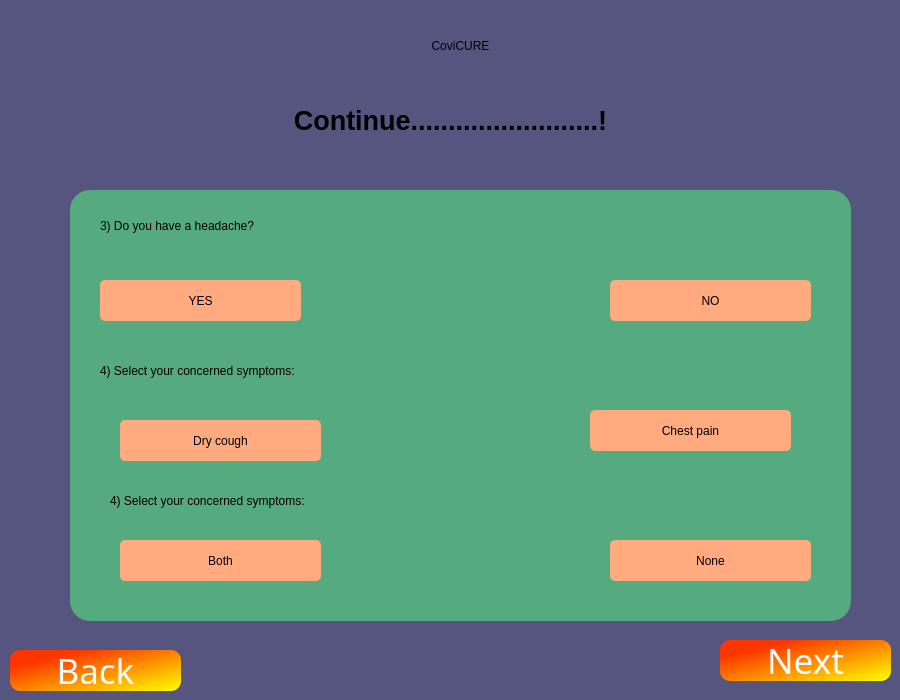
<?xml version="1.0" encoding="UTF-8"?>
<ui version="4.0">
 <class>Quepage2</class>
 <widget class="QDialog" name="Quepage2">
  <property name="geometry">
   <rect>
    <x>0</x>
    <y>0</y>
    <width>900</width>
    <height>700</height>
   </rect>
  </property>
  <property name="windowTitle">
   <string>Dialog</string>
  </property>
  <property name="styleSheet">
   <string notr="true">background-color: rgb(85, 85, 127);</string>
  </property>
  <widget class="QGroupBox" name="groupBox_que">
   <property name="geometry">
    <rect>
     <x>70</x>
     <y>190</y>
     <width>781</width>
     <height>431</height>
    </rect>
   </property>
   <property name="sizePolicy">
    <sizepolicy hsizetype="Preferred" vsizetype="Preferred">
     <horstretch>0</horstretch>
     <verstretch>0</verstretch>
    </sizepolicy>
   </property>
   <property name="styleSheet">
    <string notr="true">background-color: rgb(85, 170, 127);
border-radius: 20px;</string>
   </property>
   <property name="title">
    <string/>
   </property>
   <property name="alignment">
    <set>Qt::AlignCenter</set>
   </property>
   <widget class="QLabel" name="label_que1">
    <property name="geometry">
     <rect>
      <x>30</x>
      <y>20</y>
      <width>511</width>
      <height>31</height>
     </rect>
    </property>
    <property name="sizePolicy">
     <sizepolicy hsizetype="Fixed" vsizetype="Fixed">
      <horstretch>0</horstretch>
      <verstretch>0</verstretch>
     </sizepolicy>
    </property>
    <property name="styleSheet">
     <string notr="true">font: 20pt &quot;Segoe UI&quot;;
color: rgb(0, 0, 0);</string>
    </property>
    <property name="text">
     <string>3) Do you have a headache?</string>
    </property>
   </widget>
   <widget class="QPushButton" name="que1_opt1">
    <property name="geometry">
     <rect>
      <x>30</x>
      <y>90</y>
      <width>201</width>
      <height>41</height>
     </rect>
    </property>
    <property name="sizePolicy">
     <sizepolicy hsizetype="Fixed" vsizetype="Fixed">
      <horstretch>0</horstretch>
      <verstretch>0</verstretch>
     </sizepolicy>
    </property>
    <property name="styleSheet">
     <string notr="true">font: 18pt &quot;Segoe UI&quot;;
color: rgb(0, 0, 0);
background-color: rgb(255, 170, 127);
border-radius: 5px;</string>
    </property>
    <property name="text">
     <string>YES</string>
    </property>
   </widget>
   <widget class="QPushButton" name="que1_opt2">
    <property name="geometry">
     <rect>
      <x>540</x>
      <y>90</y>
      <width>201</width>
      <height>41</height>
     </rect>
    </property>
    <property name="sizePolicy">
     <sizepolicy hsizetype="Fixed" vsizetype="Fixed">
      <horstretch>0</horstretch>
      <verstretch>0</verstretch>
     </sizepolicy>
    </property>
    <property name="styleSheet">
     <string notr="true">font: 18pt &quot;Segoe UI&quot;;
color: rgb(0, 0, 0);
background-color: rgb(255, 170, 127);
border-radius: 5px;</string>
    </property>
    <property name="text">
     <string>NO</string>
    </property>
   </widget>
   <widget class="QLabel" name="label">
    <property name="geometry">
     <rect>
      <x>30</x>
      <y>160</y>
      <width>501</width>
      <height>41</height>
     </rect>
    </property>
    <property name="sizePolicy">
     <sizepolicy hsizetype="Fixed" vsizetype="Fixed">
      <horstretch>0</horstretch>
      <verstretch>0</verstretch>
     </sizepolicy>
    </property>
    <property name="styleSheet">
     <string notr="true">font: 20pt &quot;Segoe UI&quot;;
color: rgb(0, 0, 0);</string>
    </property>
    <property name="text">
     <string>4) Select your concerned symptoms:</string>
    </property>
   </widget>
   <widget class="QPushButton" name="pushButton">
    <property name="geometry">
     <rect>
      <x>50</x>
      <y>230</y>
      <width>201</width>
      <height>41</height>
     </rect>
    </property>
    <property name="sizePolicy">
     <sizepolicy hsizetype="Fixed" vsizetype="Fixed">
      <horstretch>0</horstretch>
      <verstretch>0</verstretch>
     </sizepolicy>
    </property>
    <property name="styleSheet">
     <string notr="true">font: 18pt &quot;Segoe UI&quot;;
background-color: rgb(255, 170, 127);
color: rgb(0, 0, 0);
border-radius: 5px;</string>
    </property>
    <property name="text">
     <string>Dry cough</string>
    </property>
   </widget>
   <widget class="QPushButton" name="pushButton_2">
    <property name="geometry">
     <rect>
      <x>520</x>
      <y>220</y>
      <width>201</width>
      <height>41</height>
     </rect>
    </property>
    <property name="sizePolicy">
     <sizepolicy hsizetype="Fixed" vsizetype="Fixed">
      <horstretch>0</horstretch>
      <verstretch>0</verstretch>
     </sizepolicy>
    </property>
    <property name="styleSheet">
     <string notr="true">font: 18pt &quot;Segoe UI&quot;;
color: rgb(0, 0, 0);
background-color: rgb(255, 170, 127);
border-radius: 5px;</string>
    </property>
    <property name="text">
     <string>Chest pain</string>
    </property>
   </widget>
   <widget class="QPushButton" name="pushButton_3">
    <property name="geometry">
     <rect>
      <x>50</x>
      <y>350</y>
      <width>201</width>
      <height>41</height>
     </rect>
    </property>
    <property name="sizePolicy">
     <sizepolicy hsizetype="Fixed" vsizetype="Fixed">
      <horstretch>0</horstretch>
      <verstretch>0</verstretch>
     </sizepolicy>
    </property>
    <property name="styleSheet">
     <string notr="true">font: 18pt &quot;Segoe UI&quot;;
background-color: rgb(255, 170, 127);
color: rgb(0, 0, 0);
border-radius: 5px;</string>
    </property>
    <property name="text">
     <string>Both</string>
    </property>
   </widget>
   <widget class="QPushButton" name="pushButton_4">
    <property name="geometry">
     <rect>
      <x>540</x>
      <y>350</y>
      <width>201</width>
      <height>41</height>
     </rect>
    </property>
    <property name="sizePolicy">
     <sizepolicy hsizetype="Fixed" vsizetype="Fixed">
      <horstretch>0</horstretch>
      <verstretch>0</verstretch>
     </sizepolicy>
    </property>
    <property name="styleSheet">
     <string notr="true">font: 18pt &quot;Segoe UI&quot;;
color: rgb(0, 0, 0);
background-color: rgb(255, 170, 127);
border-radius: 5px;</string>
    </property>
    <property name="text">
     <string>None</string>
    </property>
   </widget>
   <widget class="QLabel" name="label_2">
    <property name="geometry">
     <rect>
      <x>40</x>
      <y>290</y>
      <width>501</width>
      <height>41</height>
     </rect>
    </property>
    <property name="sizePolicy">
     <sizepolicy hsizetype="Fixed" vsizetype="Fixed">
      <horstretch>0</horstretch>
      <verstretch>0</verstretch>
     </sizepolicy>
    </property>
    <property name="styleSheet">
     <string notr="true">font: 20pt &quot;Segoe UI&quot;;
color: rgb(0, 0, 0);</string>
    </property>
    <property name="text">
     <string>4) Select your concerned symptoms:</string>
    </property>
   </widget>
  </widget>
  <widget class="QLabel" name="label_covicure">
   <property name="geometry">
    <rect>
     <x>230</x>
     <y>10</y>
     <width>461</width>
     <height>71</height>
    </rect>
   </property>
   <property name="styleSheet">
    <string notr="true">font: 700 40pt &quot;Segoe UI&quot;;
border-color: qlineargradient(spread:pad, x1:0, y1:0, x2:1, y2:0, stop:0 rgba(255, 178, 102, 255), stop:0.55 rgba(235, 148, 61, 255), stop:0.98 rgba(0, 0, 0, 255), stop:1 rgba(0, 0, 0, 0));
color: rgb(0, 0, 0);</string>
   </property>
   <property name="text">
    <string>CoviCURE</string>
   </property>
   <property name="textFormat">
    <enum>Qt::MarkdownText</enum>
   </property>
   <property name="alignment">
    <set>Qt::AlignCenter</set>
   </property>
  </widget>
  <widget class="QLabel" name="label_welcome">
   <property name="geometry">
    <rect>
     <x>10</x>
     <y>80</y>
     <width>881</width>
     <height>81</height>
    </rect>
   </property>
   <property name="styleSheet">
    <string notr="true">color: rgb(0, 0, 0);</string>
   </property>
   <property name="text">
    <string>&lt;!DOCTYPE HTML PUBLIC &quot;-//W3C//DTD HTML 4.0//EN&quot; &quot;http://www.w3.org/TR/REC-html40/strict.dtd&quot;&gt;
&lt;html&gt;&lt;head&gt;&lt;meta name=&quot;qrichtext&quot; content=&quot;1&quot; /&gt;&lt;meta charset=&quot;utf-8&quot; /&gt;&lt;style type=&quot;text/css&quot;&gt;
p, li { white-space: pre-wrap; }
&lt;/style&gt;&lt;/head&gt;&lt;body style=&quot; font-family:'Segoe UI'; font-size:9pt; font-weight:400; font-style:normal;&quot;&gt;
&lt;p align=&quot;center&quot; style=&quot; margin-top:12px; margin-bottom:12px; margin-left:0px; margin-right:0px; -qt-block-indent:0; text-indent:0px;&quot;&gt;&lt;span style=&quot; font-family:'MS Shell Dlg 2'; font-size:20pt; font-weight:700;&quot;&gt;Continue.........................!&lt;/span&gt;&lt;/p&gt;&lt;/body&gt;&lt;/html&gt;</string>
   </property>
  </widget>
  <widget class="QPushButton" name="pushButton_loginQuit">
   <property name="geometry">
    <rect>
     <x>10</x>
     <y>650</y>
     <width>171</width>
     <height>41</height>
    </rect>
   </property>
   <property name="sizePolicy">
    <sizepolicy hsizetype="Minimum" vsizetype="Preferred">
     <horstretch>0</horstretch>
     <verstretch>0</verstretch>
    </sizepolicy>
   </property>
   <property name="font">
    <font>
     <family>Cooper Black</family>
     <pointsize>26</pointsize>
     <italic>false</italic>
     <bold>false</bold>
    </font>
   </property>
   <property name="styleSheet">
    <string notr="true">font: 26pt &quot;Cooper Black&quot;;
color: rgb(255, 255, 255);
background-color: rgb(255, 85, 0);
border-radius:10px;
background-color: qlineargradient(spread:pad, x1:0, y1:0, x2:1, y2:1, stop:0.210227 rgba(255, 53, 0, 255), stop:1 rgba(255, 255, 0, 255));
</string>
   </property>
   <property name="text">
    <string>Back</string>
   </property>
   <property name="autoRepeatDelay">
    <number>299</number>
   </property>
   <property name="autoDefault">
    <bool>false</bool>
   </property>
  </widget>
  <widget class="QPushButton" name="next_quepage2">
   <property name="geometry">
    <rect>
     <x>720</x>
     <y>640</y>
     <width>171</width>
     <height>41</height>
    </rect>
   </property>
   <property name="sizePolicy">
    <sizepolicy hsizetype="Minimum" vsizetype="Preferred">
     <horstretch>0</horstretch>
     <verstretch>0</verstretch>
    </sizepolicy>
   </property>
   <property name="font">
    <font>
     <family>Cooper Black</family>
     <pointsize>26</pointsize>
     <italic>false</italic>
     <bold>false</bold>
    </font>
   </property>
   <property name="styleSheet">
    <string notr="true">font: 26pt &quot;Cooper Black&quot;;
color: rgb(255, 255, 255);
background-color: rgb(255, 85, 0);
border-radius:10px;
background-color: qlineargradient(spread:pad, x1:0, y1:0, x2:1, y2:1, stop:0.210227 rgba(255, 53, 0, 255), stop:1 rgba(255, 255, 0, 255));
</string>
   </property>
   <property name="text">
    <string>Next</string>
   </property>
   <property name="autoRepeatDelay">
    <number>299</number>
   </property>
   <property name="autoDefault">
    <bool>false</bool>
   </property>
  </widget>
 </widget>
 <resources/>
 <connections/>
</ui>
